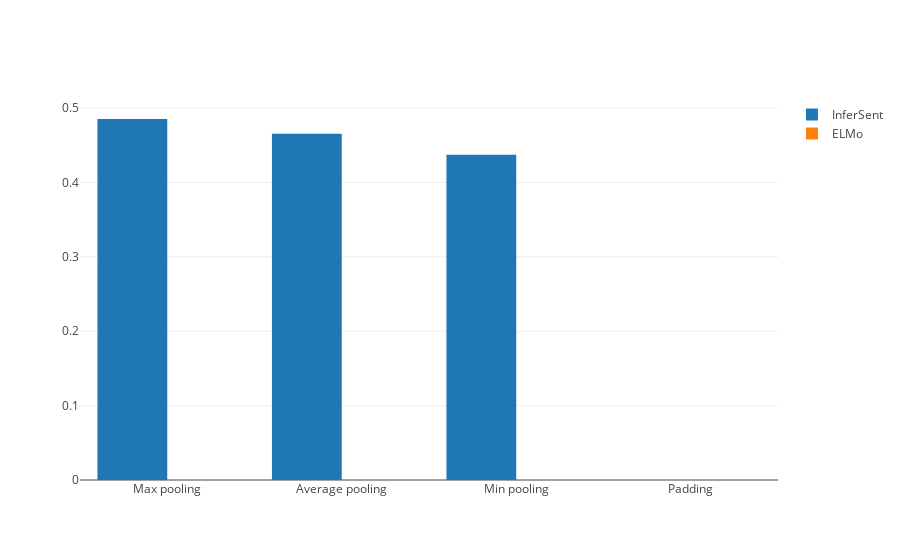

The code cell stored with this chart in its notebook:
### Markdown cell above
<hr>

## Results

### Code cell
infersent_data = go.Bar(
    x = ['Max pooling', 'Average pooling', 'Min pooling', 'Padding'],
    y = [0.4853754940711462, 0.46561264822134385, 0.43715415019762843, 0.0],
    name = 'InferSent'
)

elmo_data = go.Bar(
    x = ['Max pooling', 'Average pooling', 'Min pooling', 'Padding'],
    y = [0.0, 0.0, 0.0, 0.0],
    name = 'ELMo'
)

data = [infersent_data, elmo_data]
layout = go.Layout(
    barmode = 'group'
)

fig = go.Figure(data = data, layout = layout)
iplot(fig)

### Figure 1 — Plotly figure (JSON) as saved in the notebook; plotly's stock layout.template omitted (floating-point values rounded to 4 significant figures)
{"data": [{"name": "InferSent", "type": "bar", "uid": "d28f9b42-3967-4b74-808d-979f318a660c", "x": ["Max pooling", "Average pooling", "Min pooling", "Padding"], "y": [0.4854, 0.4656, 0.4372, 0]}, {"name": "ELMo", "type": "bar", "uid": "c6431be4-5593-4bb4-9bb5-8aea88219254", "x": ["Max pooling", "Average pooling", "Min pooling", "Padding"], "y": [0, 0, 0, 0]}], "layout": {"barmode": "group"}}
